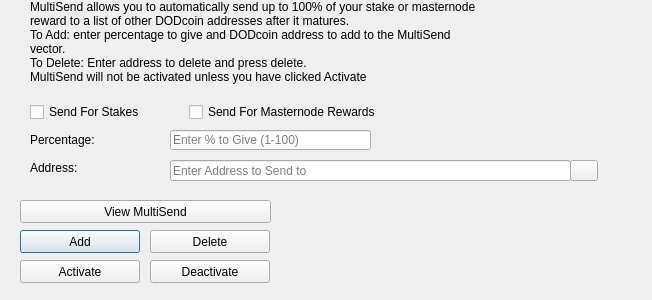
<?xml version="1.0" encoding="UTF-8"?>
<ui version="4.0">
 <class>MultiSendDialog</class>
 <widget class="QDialog" name="MultiSendDialog">
  <property name="windowModality">
   <enum>Qt::NonModal</enum>
  </property>
  <property name="geometry">
   <rect>
    <x>0</x>
    <y>0</y>
    <width>652</width>
    <height>300</height>
   </rect>
  </property>
  <property name="windowTitle">
   <string>MultiSend</string>
  </property>
  <widget class="QLineEdit" name="multiSendPercentEdit">
   <property name="geometry">
    <rect>
     <x>170</x>
     <y>130</y>
     <width>201</width>
     <height>20</height>
    </rect>
   </property>
   <property name="toolTip">
    <string>Enter whole numbers 1 - 100</string>
   </property>
   <property name="placeholderText">
    <string>Enter % to Give (1-100)</string>
   </property>
  </widget>
  <widget class="QLineEdit" name="multiSendAddressEdit">
   <property name="geometry">
    <rect>
     <x>170</x>
     <y>160</y>
     <width>401</width>
     <height>21</height>
    </rect>
   </property>
   <property name="toolTip">
    <string/>
   </property>
   <property name="placeholderText">
    <string>Enter Address to Send to</string>
   </property>
  </widget>
  <widget class="QLabel" name="label_2">
   <property name="geometry">
    <rect>
     <x>30</x>
     <y>0</y>
     <width>451</width>
     <height>121</height>
    </rect>
   </property>
   <property name="lineWidth">
    <number>1</number>
   </property>
   <property name="text">
    <string>MultiSend allows you to automatically send up to 100% of your stake or masternode reward to a list of other DODcoin addresses after it matures.
To Add: enter percentage to give and DODcoin address to add to the MultiSend vector.
To Delete: Enter address to delete and press delete.
MultiSend will not be activated unless you have clicked Activate</string>
   </property>
   <property name="alignment">
    <set>Qt::AlignLeading|Qt::AlignLeft|Qt::AlignTop</set>
   </property>
   <property name="wordWrap">
    <bool>true</bool>
   </property>
  </widget>
  <widget class="QLabel" name="message">
   <property name="geometry">
    <rect>
     <x>290</x>
     <y>200</y>
     <width>351</width>
     <height>91</height>
    </rect>
   </property>
   <property name="text">
    <string/>
   </property>
  </widget>
  <widget class="QPushButton" name="addButton">
   <property name="geometry">
    <rect>
     <x>20</x>
     <y>230</y>
     <width>120</width>
     <height>23</height>
    </rect>
   </property>
   <property name="toolTip">
    <string/>
   </property>
   <property name="statusTip">
    <string>Add to MultiSend Vector</string>
   </property>
   <property name="text">
    <string>Add</string>
   </property>
  </widget>
  <widget class="QPushButton" name="disableButton">
   <property name="geometry">
    <rect>
     <x>150</x>
     <y>260</y>
     <width>120</width>
     <height>23</height>
    </rect>
   </property>
   <property name="statusTip">
    <string>Deactivate MultiSend</string>
   </property>
   <property name="text">
    <string>Deactivate</string>
   </property>
  </widget>
  <widget class="QPushButton" name="addressBookButton">
   <property name="geometry">
    <rect>
     <x>570</x>
     <y>160</y>
     <width>28</width>
     <height>21</height>
    </rect>
   </property>
   <property name="toolTip">
    <string>Choose an address from the address book</string>
   </property>
   <property name="text">
    <string/>
   </property>
   <property name="icon">
    <iconset resource="../dodcoin.qrc">
     <normaloff>:/icons/address-book</normaloff>:/icons/address-book</iconset>
   </property>
   <property name="shortcut">
    <string>Alt+A</string>
   </property>
   <property name="autoDefault">
    <bool>false</bool>
   </property>
  </widget>
  <widget class="QLabel" name="label">
   <property name="geometry">
    <rect>
     <x>30</x>
     <y>130</y>
     <width>121</width>
     <height>20</height>
    </rect>
   </property>
   <property name="toolTip">
    <string>Percentage of stake to send</string>
   </property>
   <property name="text">
    <string>Percentage:</string>
   </property>
  </widget>
  <widget class="QLabel" name="label_5">
   <property name="geometry">
    <rect>
     <x>30</x>
     <y>160</y>
     <width>111</width>
     <height>16</height>
    </rect>
   </property>
   <property name="toolTip">
    <string>Address to send portion of stake to</string>
   </property>
   <property name="text">
    <string>Address:</string>
   </property>
  </widget>
  <widget class="QPushButton" name="deleteButton">
   <property name="geometry">
    <rect>
     <x>150</x>
     <y>230</y>
     <width>120</width>
     <height>23</height>
    </rect>
   </property>
   <property name="toolTip">
    <string/>
   </property>
   <property name="statusTip">
    <string>Delete Address From MultiSend Vector</string>
   </property>
   <property name="text">
    <string>Delete</string>
   </property>
  </widget>
  <widget class="QPushButton" name="activateButton">
   <property name="geometry">
    <rect>
     <x>20</x>
     <y>260</y>
     <width>120</width>
     <height>23</height>
    </rect>
   </property>
   <property name="statusTip">
    <string>Activate MultiSend</string>
   </property>
   <property name="text">
    <string>Activate</string>
   </property>
  </widget>
  <widget class="QPushButton" name="viewButton">
   <property name="geometry">
    <rect>
     <x>20</x>
     <y>200</y>
     <width>251</width>
     <height>23</height>
    </rect>
   </property>
   <property name="toolTip">
    <string/>
   </property>
   <property name="statusTip">
    <string>View MultiSend Vector</string>
   </property>
   <property name="text">
    <string>View MultiSend</string>
   </property>
  </widget>
  <widget class="QWidget" name="horizontalLayoutWidget">
   <property name="geometry">
    <rect>
     <x>30</x>
     <y>100</y>
     <width>351</width>
     <height>24</height>
    </rect>
   </property>
   <layout class="QHBoxLayout" name="horizontalLayout">
    <item>
     <widget class="QCheckBox" name="multiSendStakeCheckBox">
      <property name="text">
       <string>Send For Stakes</string>
      </property>
     </widget>
    </item>
    <item>
     <widget class="QCheckBox" name="multiSendMasternodeCheckBox">
      <property name="text">
       <string>Send For Masternode Rewards</string>
      </property>
     </widget>
    </item>
   </layout>
  </widget>
 </widget>
 <resources>
  <include location="../dodcoin.qrc"/>
 </resources>
 <connections/>
</ui>
